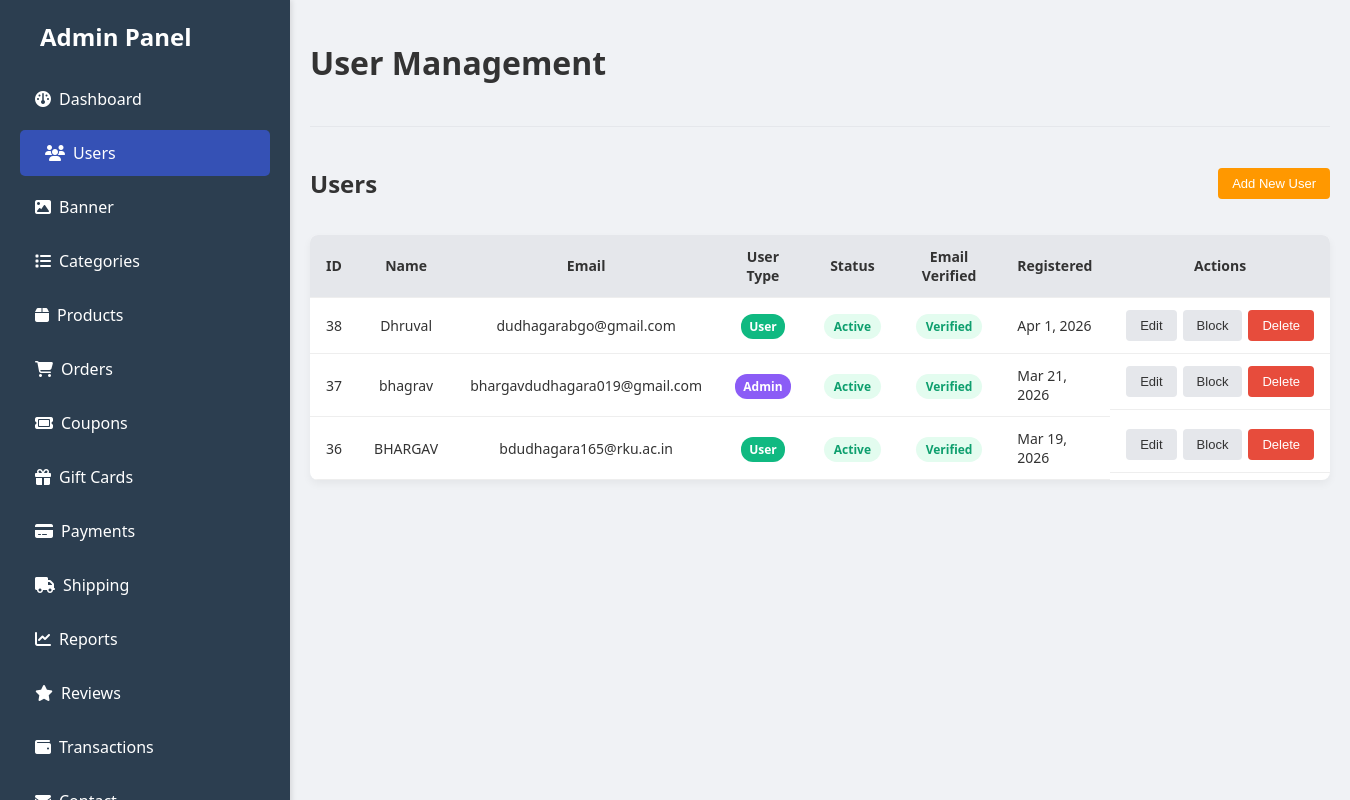
/admin/users.php, run on the app's committed database.
### tables this page shows
CREATE TABLE `users` (
  `id` int NOT NULL,
  `full_name` varchar(100) NOT NULL,
  `email` varchar(100) NOT NULL,
  `role` varchar(20) DEFAULT 'user',
  `password` varchar(255) NOT NULL,
  `created_at` timestamp NULL DEFAULT CURRENT_TIMESTAMP,
  `updated_at` timestamp NULL DEFAULT CURRENT_TIMESTAMP ON UPDATE CURRENT_TIMESTAMP,
  `is_active` tinyint(1) DEFAULT '1',
  `email_verified` tinyint(1) DEFAULT '0',
  `user_type` enum('user','admin') NOT NULL DEFAULT 'user',
  `reset_token` varchar(255) DEFAULT NULL,
  `token_expiry` datetime DEFAULT NULL
);

### admin/users.php (the view, shortened to what this page needs)
<?php
require_once '../Database_file/config.php';
$users = [];
$sql = "SELECT id, full_name, email, role, is_active, email_verified, created_at FROM users ORDER BY created_at DESC";
$result = $conn->query($sql);
if ($result) {
    while ($row = $result->fetch_assoc()) {
        $users[] = $row;
    }
}
?>
<!DOCTYPE html>
<html lang="en">
<head>
     <link rel="stylesheet" href="../admin/css/style.css">
    <link rel="stylesheet" href="https://cdnjs.cloudflare.com/ajax/libs/font-awesome/6.5.1/css/all.min.css">
</head>
<body>
    <div class="container">
       <nav class="navbar" id="sidebarNav">
            <div class="navbar-header">
                <h2>Admin Panel</h2>
            </div>
            <ul>
               <li><a href="home.php"><i class="fa-solid fa-gauge" style="margin-right: 8px;"></i>Dashboard</a></li>
                <li><a href="users.php"><i class="fa-solid fa-users" style="margin-right: 8px;"></i>Users</a></li>
                <li><a href="banner.php"><i class="fa-solid fa-image" style="margin-right: 8px;"></i>Banner</a></li>
                <li><a href="categories.php"><i class="fa-solid fa-list" style="margin-right: 8px;"></i>Categories</a></li>
                <li><a href="products.php"><i class="fa-solid fa-box" style="margin-right: 8px;"></i>Products</a></li>
                <li><a href="orders.php"><i class="fa-solid fa-cart-shopping" style="margin-right: 8px;"></i>Orders</a></li>
                <li><a href="coupons.php"><i class="fa-solid fa-ticket" style="margin-right: 8px;"></i>Coupons</a></li>
                <li><a href="Gift.php"><i class="fa-solid fa-gift" style="margin-right: 8px;"></i>Gift Cards</a></li>
                <li><a href="payments.php"><i class="fa-solid fa-credit-card" style="margin-right: 8px;"></i>Payments</a></li>
                <li><a href="shipping.php"><i class="fa-solid fa-truck" style="margin-right: 8px;"></i>Shipping</a></li>
                <li><a href="reports.php"><i class="fa-solid fa-chart-line" style="margin-right: 8px;"></i>Reports</a></li>
                <li><a href="reviews.php"><i class="fa-solid fa-star" style="margin-right: 8px;"></i>Reviews</a></li>
                <li><a href="transactions.php"><i class="fa-solid fa-wallet" style="margin-right: 8px;"></i>Transactions</a></li>
                <li><a href="contact.php"><i class="fa-solid fa-envelope" style="margin-right: 8px;"></i>Contact</a></li>
            </ul>
        </nav>
        <main class="main-content">
            <header>
                <h1>User Management</h1>
            </header>
            <section class="user-management">
                <div class="user-management-header">
                    <h2>Users</h2>
                    <button id="openAddUser" class="btn btn-primary" type="button">Add New User</button>
                </div>
                <table class="user-table">
                    <thead>
                        <tr>
                            <th>ID</th>
                            <th>Name</th>
                            <th>Email</th>
                            <th>User Type</th>
                            <th>Status</th>
                            <th>Email Verified</th>
                            <th>Registered</th>
                            <th>Actions</th>
                        </tr>
                    </thead>
                    <tbody>
                        <?php if (empty($users)): ?>
                        <tr>
                            <td colspan="8" style="text-align: center; padding: 40px; color: #666;">
                                <i class="fas fa-users" style="font-size: 48px; margin-bottom: 10px; opacity: 0.3;"></i><br>
                                No users found in database.
                            </td>
                        </tr>
                        <?php else: ?>
                            <?php foreach ($users as $user): ?>
                            <tr data-user-id="<?php echo $user['id']; ?>" data-user-name="<?php echo htmlspecialchars($user['full_name']); ?>" data-user-email="<?php echo htmlspecialchars($user['email']); ?>" data-user-role="<?php echo htmlspecialchars($user['role'] ?? 'user'); ?>" data-user-status="<?php echo $user['is_active'] ? 'active' : 'blocked'; ?>">
                                <td><?php echo $user['id']; ?></td>
                                <td><?php echo htmlspecialchars($user['full_name']); ?></td>
                                <td><?php echo htmlspecialchars($user['email']); ?></td>
                                <td>
                                    <?php
                                    $is_admin = ($user['id'] == 20 || $user['role'] === 'admin');
                                    ?>
                                    <span class="user-type-badge <?php echo $is_admin ? 'user-type-admin' : 'user-type-customer'; ?>">
                                        <?php echo $is_admin ? 'Admin' : 'User'; ?>
                                    </span>
                                </td>
                                <td>
                                    <span class="status-badge <?php echo $user['is_active'] ? 'status-active' : 'status-blocked'; ?>">
                                        <?php echo $user['is_active'] ? 'Active' : 'Blocked'; ?>
                                    </span>
                                </td>
                                <td>
                                    <span class="status-badge <?php echo $user['email_verified'] ? 'status-active' : 'status-blocked'; ?>">
                                        <?php echo $user['email_verified'] ? 'Verified' : 'Not Verified'; ?>
                                    </span>
                                </td>
                                <td><?php echo date('M j, Y', strtotime($user['created_at'])); ?></td>
                                <td>
                                    <button type="button" class="btn btn-secondary btn-edit">Edit</button>
                                    <button type="button" class="btn btn-secondary btn-toggle-status">
                                        <?php echo $user['is_active'] ? 'Block' : 'Unblock'; ?>
                                    </button>
                                    <button type="button" class="btn btn-danger btn-delete">Delete</button>
                                </td>
                            </tr>
                            <?php endforeach; ?>
                        <?php endif; ?>
                    </tbody>
                </table>
            </section>
        </main>
    </div>
</body>
</html>

### admin/css/style.css (style rules this page uses)
body { font-family: 'Segoe UI', Tahoma, Geneva, Verdana, sans-serif; margin: 0; background-color: #ffffff; color: #333; }
.container { display: flex; }
.navbar { width: 290px; background-color: #2c3e50; color: white; height: 100vh; padding: 20px 0; box-shadow: 2px 0 5px rgba(0,0,0,0.1); position: fixed; top: 0; left: 0; overflow-y: auto; display: flex; flex-direction: column; }
.navbar-header { display: flex; justify-content: space-between; align-items: center; padding: 0 20px 15px; flex-shrink: 0; }
.navbar h2 { text-align: center; margin: 0; }
.navbar ul { list-style: none; padding: 0 20px 20px; margin: 0; flex: 1; }
.navbar ul li a { color: white; text-decoration: none; display: block; padding: 12px 15px; margin: 8px 0; border-radius: 5px; transition: background-color 0.3s ease, padding-left 0.3s ease; }
.navbar ul li a.active { background-color: #3551b5; padding-left: 25px; }
.main-content { flex-grow: 1; padding: 20px; margin-left: 290px; }
header { padding-bottom: 20px; border-bottom: 1px solid #e5e7eb; margin-bottom: 20px; }

### admin/users.php (style rules this page uses)
body { font-family: 'Segoe UI', Tahoma, Geneva, Verdana, sans-serif; margin: 0; background-color: #f0f2f5; color: #333; }
.container { display: flex; }
.navbar { width: 250px; background-color: #2c3e50; color: white; height: 100vh; padding: 20px; box-shadow: 2px 0 5px rgba(0,0,0,0.1); position: fixed; top: 0; left: 0; }
.navbar h2 { text-align: center; }
.navbar ul { list-style: none; padding: 0; }
.navbar ul li a { color: white; text-decoration: none; display: block; padding: 12px 15px; margin: 8px 0; border-radius: 5px; transition: background-color 0.3s ease, padding-left 0.3s ease; }
.main-content { flex-grow: 1; padding: 20px; margin-left: 290px; }
header { padding-bottom: 20px; border-bottom: 1px solid #e5e7eb; margin-bottom: 20px; }
.user-management { margin-top: 20px; }
.user-management-header { display: flex; justify-content: space-between; align-items: center; margin-bottom: 15px; }
.user-table { width: 100%; border-collapse: collapse; background-color: #fff; border-radius: 8px; overflow: hidden; box-shadow: 0 4px 8px rgba(0,0,0,0.05); margin-bottom: 20px; }
.user-table th, .user-table td { padding: 12px 16px; text-align: left; border-bottom: 1px solid #eee; font-size: 14px; }
.user-table th { background-color: #e5e7eb; font-weight: 600; }
.user-table th:nth-child(2), .user-table td:nth-child(2) { text-align: center; }
.user-table th:nth-child(3), .user-table td:nth-child(3) { text-align: center; }
.user-table th:nth-child(4), .user-table td:nth-child(4) { text-align: center; }
.user-table th:nth-child(5), .user-table td:nth-child(5) { text-align: center; }
.user-table th:nth-child(6), .user-table td:nth-child(6) { text-align: center; }
.user-table th:last-child, .user-table td:last-child { text-align: center; white-space: nowrap; }
.user-table td:last-child { display: flex; justify-content: center; align-items: center; gap: 6px; }
.user-table td:last-child .btn { margin: 0; }
.status-badge { padding: 4px 10px; border-radius: 999px; font-size: 12px; font-weight: 600; }
.status-active { background-color: #e3fcef; color: #0e9f6e; }
.user-type-badge { padding: 4px 8px; border-radius: 12px; font-size: 12px; font-weight: 600; }
.user-type-admin { background-color: #8b5cf6; color: white; }
.user-type-customer { background-color: #10b981; color: white; }
.btn { display: inline-block; padding: 8px 14px; border-radius: 4px; border: none; cursor: pointer; font-size: 13px; font-weight: 500; transition: background-color 0.2s ease, transform 0.2s ease, box-shadow 0.2s ease; }
.btn-primary { background-color: #ff9800; color: #ffffff; }
.btn-secondary { background-color: #e5e7eb; color: #333333; }
.btn-danger { background-color: #e74c3c; color: #fff; }

### data on the page
users: id "38", full_name "Dhruval", email "dudhagarabgo@gmail.com", role "User", is_active "Active", email_verified "Verified", created_at "Apr 1, 2026"
users: id "37", full_name "bhagrav", email "bhargavdudhagara019@gmail.com", role "Admin", is_active "Active", email_verified "Verified", created_at "Mar 21, 2026"
users: id "36", full_name "BHARGAV", email "bdudhagara165@rku.ac.in", role "User", is_active "Active", email_verified "Verified", created_at "Mar 19, 2026"
